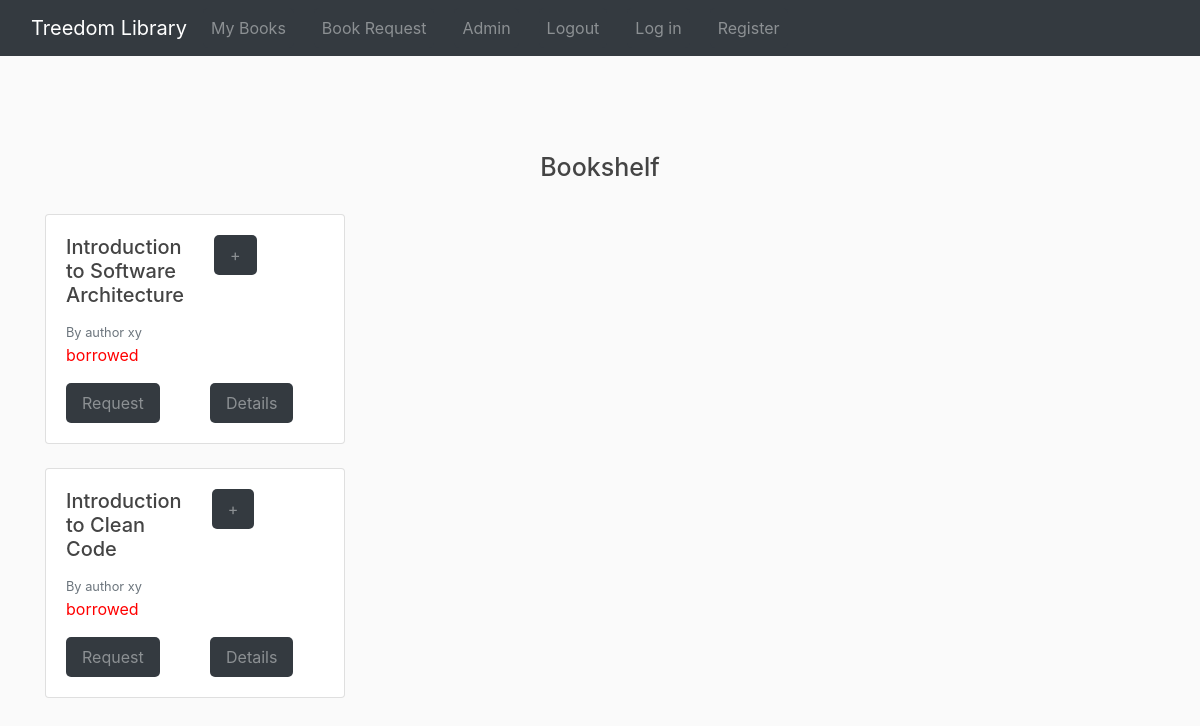
The page / on the database its author committed.
### models.py (models this page shows)
class Book (db.Model):
    __tablename__ = 'book'
    id = db.Column(db.Integer, primary_key=True)
    title = db.Column(db.String(120), nullable=False)
    author = db.Column(db.String(120), nullable=False)
    description = db.Column(db.String(500), nullable=False)
    status = db.Column(Enum(Status))
    rentals = relationship('Rental')
    users = db.relationship('User', secondary=reading_list, backref='users')

### routes/home.py (the view)
@home_routes.route("/", methods=['GET'])
def home():
    logged_in = False
    try:
        books = Book.query.all()
        """ value = "javascript:alert('unsafe')" """
        jwt = request.cookies.get('access_token_cookie')
        csrf = ''
        csrf = get_csrf_token(jwt)
        logged_in = True
    except Exception as e:
        print('e entered !!!')
        csrf = 'not-valid'
    response = make_response(render_template("home.html", books=books, logged_in=logged_in, csrf_token=csrf))
    return response

### routes/auth.py (called while the page is built)
@current_app.after_request
def refresh_expiring_jwts(response):
    try:
        exp_timestamp = get_jwt()["exp"]
        now = datetime.datetime.now(datetime.timezone.utc)
        target_timestamp = datetime.datetime.timestamp(now + datetime.timedelta(minutes=3))
        if target_timestamp > exp_timestamp:
            access_token = create_access_token(identity=get_jwt_identity())
            set_access_cookies(response, access_token)
        return response
    except (RuntimeError, KeyError):
        return response

### templates/home.html (shortened to what this page needs)
{% extends 'layout.html' %}
{% block content %}
<br>
<br>
<h1 class="text-center">Bookshelf</h1>
<br>
<div class="book-container">
  {%for book in books %}
  <div class="card">
    <div class="card-body">
      <div class="row">
        <div class="col">
          <h5 class="card-title">{{ book.title }}</h5>
        </div>
        <div class="col">
          <form method="POST" action="/reading-list" class="form-btn">
            <button id="form-btn" class="nav-link" type="submit">+</button>
          </form>
        </div>
      </div>
      <small class="text-muted">By {{book.author}}</small>
      <p class="card-text {{book.status.name}}">{{book.status.name}}</p>
      <div class="row">
        <div class="col">
          {% if book.status.name == "available" %}
          <form method="POST" action="/borrow-book" class="form-btn">
            <input name="csrf_token" type="hidden" value="{{ csrf_token }}">
            <input name="id" type="hidden" value="{{ book.id }}">
            <button id="form-btn" class="nav-link" type="submit">Borrow</button>
          </form>
          {% elif book.status.name == "borrowed" %}
          <form method="POST" action="/request-book" class="form-btn">
            <button id="form-btn" class="nav-link" type="submit">Request</button>
          </form>
          {% endif %}
        </div>
        <div class="col">
          <form method="GET" action="/book" class="form-btn">
            <button id="form-btn" class="nav-link" type="submit">Details</button>
          </form>
        </div>
      </div>
    </div>
  </div>
  <br>
  {% endfor %}
</div>
<br>
<br>
{% endblock content %}

### static/main.css (style rules this page uses)
body { background: #fafafa; color: #333333; }
h1, h2, h3, h4, h5, h6 { color: #444444; }
h1 { font-size: 25px; }
.borrowed { color: red; }
#form-btn { background-color: #343a40; color: #8c9093; border: none; border-radius: 5px; width: fit-content; margin-right: 20px; }
form { display: inline-block; padding: 0; }
.card { width: 300px; }

### rows shown on the page
Book: title "Introduction to Software Architecture", author "author xy", status.name "borrowed"
Book: title "Introduction to Clean Code", author "author xy", status.name "borrowed"
